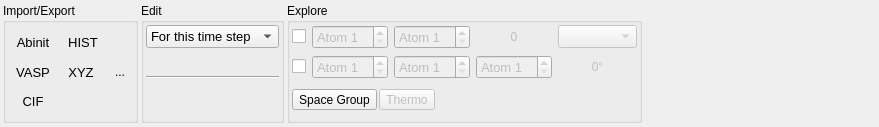
<?xml version="1.0" encoding="UTF-8"?>
<ui version="4.0">
 <class>Home</class>
 <widget class="QWidget" name="Home">
  <property name="geometry">
   <rect>
    <x>0</x>
    <y>0</y>
    <width>879</width>
    <height>127</height>
   </rect>
  </property>
  <property name="sizePolicy">
   <sizepolicy hsizetype="Expanding" vsizetype="Preferred">
    <horstretch>0</horstretch>
    <verstretch>0</verstretch>
   </sizepolicy>
  </property>
  <property name="maximumSize">
   <size>
    <width>16777215</width>
    <height>16777215</height>
   </size>
  </property>
  <property name="windowTitle">
   <string>Form</string>
  </property>
  <layout class="QHBoxLayout" name="horizontalLayout">
   <property name="spacing">
    <number>3</number>
   </property>
   <property name="leftMargin">
    <number>3</number>
   </property>
   <property name="topMargin">
    <number>3</number>
   </property>
   <property name="rightMargin">
    <number>3</number>
   </property>
   <property name="bottomMargin">
    <number>4</number>
   </property>
   <item>
    <widget class="QGroupBox" name="import_2">
     <property name="title">
      <string>Import/Export</string>
     </property>
     <layout class="QGridLayout" name="gridLayout">
      <property name="leftMargin">
       <number>2</number>
      </property>
      <property name="topMargin">
       <number>2</number>
      </property>
      <property name="rightMargin">
       <number>2</number>
      </property>
      <property name="bottomMargin">
       <number>2</number>
      </property>
      <property name="spacing">
       <number>2</number>
      </property>
      <item row="0" column="0">
       <widget class="QToolButton" name="saveAbinit">
        <property name="sizePolicy">
         <sizepolicy hsizetype="Preferred" vsizetype="Fixed">
          <horstretch>0</horstretch>
          <verstretch>0</verstretch>
         </sizepolicy>
        </property>
        <property name="font">
         <font>
          <pointsize>10</pointsize>
         </font>
        </property>
        <property name="toolTip">
         <string>Write abinit input file</string>
        </property>
        <property name="statusTip">
         <string>Write abinit input file</string>
        </property>
        <property name="whatsThis">
         <string>Write abinit input file</string>
        </property>
        <property name="text">
         <string>Abinit</string>
        </property>
        <property name="icon">
         <iconset>
          <normaloff>:/home/icons/save-abinit.svg</normaloff>:/home/icons/save-abinit.svg</iconset>
        </property>
        <property name="iconSize">
         <size>
          <width>17</width>
          <height>17</height>
         </size>
        </property>
        <property name="toolButtonStyle">
         <enum>Qt::ToolButtonTextBesideIcon</enum>
        </property>
        <property name="autoRaise">
         <bool>true</bool>
        </property>
       </widget>
      </item>
      <item row="0" column="1">
       <widget class="QToolButton" name="dumpHist">
        <property name="font">
         <font>
          <pointsize>10</pointsize>
         </font>
        </property>
        <property name="toolTip">
         <string>Export trajectory to _HIST format</string>
        </property>
        <property name="statusTip">
         <string>Export trajectory to _HIST format</string>
        </property>
        <property name="whatsThis">
         <string>Export trajectory to _HIST format</string>
        </property>
        <property name="text">
         <string>HIST</string>
        </property>
        <property name="icon">
         <iconset>
          <normaloff>:/home/icons/upload.svg</normaloff>:/home/icons/upload.svg</iconset>
        </property>
        <property name="iconSize">
         <size>
          <width>17</width>
          <height>17</height>
         </size>
        </property>
        <property name="toolButtonStyle">
         <enum>Qt::ToolButtonTextBesideIcon</enum>
        </property>
        <property name="autoRaise">
         <bool>true</bool>
        </property>
       </widget>
      </item>
      <item row="0" column="2">
       <widget class="QToolButton" name="load">
        <property name="toolTip">
         <string>Open a script file</string>
        </property>
        <property name="statusTip">
         <string>Open a script file</string>
        </property>
        <property name="whatsThis">
         <string>Open a script file</string>
        </property>
        <property name="icon">
         <iconset>
          <normaloff>:/home/icons/folder.svg</normaloff>:/home/icons/folder.svg</iconset>
        </property>
        <property name="iconSize">
         <size>
          <width>17</width>
          <height>17</height>
         </size>
        </property>
        <property name="autoRaise">
         <bool>true</bool>
        </property>
       </widget>
      </item>
      <item row="1" column="0">
       <widget class="QToolButton" name="savePoscar">
        <property name="sizePolicy">
         <sizepolicy hsizetype="Preferred" vsizetype="Fixed">
          <horstretch>0</horstretch>
          <verstretch>0</verstretch>
         </sizepolicy>
        </property>
        <property name="font">
         <font>
          <pointsize>10</pointsize>
         </font>
        </property>
        <property name="toolTip">
         <string>Write VASP POSCAR</string>
        </property>
        <property name="statusTip">
         <string>Write VASP POSCAR</string>
        </property>
        <property name="whatsThis">
         <string>Write VASP POSCAR</string>
        </property>
        <property name="text">
         <string>VASP</string>
        </property>
        <property name="icon">
         <iconset>
          <normaloff>:/home/icons/save-poscar.svg</normaloff>:/home/icons/save-poscar.svg</iconset>
        </property>
        <property name="iconSize">
         <size>
          <width>17</width>
          <height>17</height>
         </size>
        </property>
        <property name="toolButtonStyle">
         <enum>Qt::ToolButtonTextBesideIcon</enum>
        </property>
        <property name="autoRaise">
         <bool>true</bool>
        </property>
       </widget>
      </item>
      <item row="1" column="1">
       <widget class="QToolButton" name="dumpXyz">
        <property name="font">
         <font>
          <pointsize>10</pointsize>
         </font>
        </property>
        <property name="toolTip">
         <string>Export trajectory to XYZ format</string>
        </property>
        <property name="statusTip">
         <string>Export trajectory to XYZ format</string>
        </property>
        <property name="whatsThis">
         <string>Export trajectory to XYZ format</string>
        </property>
        <property name="text">
         <string>XYZ</string>
        </property>
        <property name="icon">
         <iconset>
          <normaloff>:/home/icons/upload.svg</normaloff>:/home/icons/upload.svg</iconset>
        </property>
        <property name="iconSize">
         <size>
          <width>17</width>
          <height>17</height>
         </size>
        </property>
        <property name="toolButtonStyle">
         <enum>Qt::ToolButtonTextBesideIcon</enum>
        </property>
        <property name="autoRaise">
         <bool>true</bool>
        </property>
       </widget>
      </item>
      <item row="2" column="0">
       <widget class="QToolButton" name="saveCif">
        <property name="sizePolicy">
         <sizepolicy hsizetype="Preferred" vsizetype="Fixed">
          <horstretch>0</horstretch>
          <verstretch>0</verstretch>
         </sizepolicy>
        </property>
        <property name="font">
         <font>
          <pointsize>10</pointsize>
         </font>
        </property>
        <property name="toolTip">
         <string>Write CIF file</string>
        </property>
        <property name="statusTip">
         <string>Write CIF file</string>
        </property>
        <property name="whatsThis">
         <string>Write CIF file</string>
        </property>
        <property name="text">
         <string>CIF</string>
        </property>
        <property name="icon">
         <iconset>
          <normaloff>:/home/icons/save.svg</normaloff>:/home/icons/save.svg</iconset>
        </property>
        <property name="iconSize">
         <size>
          <width>17</width>
          <height>17</height>
         </size>
        </property>
        <property name="toolButtonStyle">
         <enum>Qt::ToolButtonTextBesideIcon</enum>
        </property>
        <property name="autoRaise">
         <bool>true</bool>
        </property>
       </widget>
      </item>
      <item row="1" column="2">
       <widget class="QToolButton" name="update">
        <property name="toolTip">
         <string>Reload the current file</string>
        </property>
        <property name="statusTip">
         <string>Reload the current file</string>
        </property>
        <property name="whatsThis">
         <string>Reload the current file</string>
        </property>
        <property name="text">
         <string>...</string>
        </property>
        <property name="icon">
         <iconset>
          <normaloff>:/home/icons/refresh-cw.svg</normaloff>:/home/icons/refresh-cw.svg</iconset>
        </property>
        <property name="iconSize">
         <size>
          <width>17</width>
          <height>17</height>
         </size>
        </property>
        <property name="autoRaise">
         <bool>true</bool>
        </property>
       </widget>
      </item>
     </layout>
    </widget>
   </item>
   <item>
    <widget class="QGroupBox" name="edit">
     <property name="enabled">
      <bool>true</bool>
     </property>
     <property name="sizePolicy">
      <sizepolicy hsizetype="Fixed" vsizetype="Preferred">
       <horstretch>0</horstretch>
       <verstretch>0</verstretch>
      </sizepolicy>
     </property>
     <property name="title">
      <string>Edit</string>
     </property>
     <layout class="QVBoxLayout" name="verticalLayout_2">
      <property name="spacing">
       <number>2</number>
      </property>
      <property name="leftMargin">
       <number>2</number>
      </property>
      <property name="topMargin">
       <number>2</number>
      </property>
      <property name="rightMargin">
       <number>2</number>
      </property>
      <property name="bottomMargin">
       <number>2</number>
      </property>
      <item>
       <widget class="QWidget" name="widget_4" native="true">
        <layout class="QVBoxLayout" name="verticalLayout_3">
         <property name="spacing">
          <number>2</number>
         </property>
         <property name="leftMargin">
          <number>0</number>
         </property>
         <property name="topMargin">
          <number>0</number>
         </property>
         <property name="rightMargin">
          <number>0</number>
         </property>
         <property name="bottomMargin">
          <number>0</number>
         </property>
         <item>
          <widget class="QComboBox" name="choiceWhat">
           <property name="sizePolicy">
            <sizepolicy hsizetype="Minimum" vsizetype="Fixed">
             <horstretch>0</horstretch>
             <verstretch>0</verstretch>
            </sizepolicy>
           </property>
           <property name="font">
            <font>
             <pointsize>10</pointsize>
            </font>
           </property>
           <property name="frame">
            <bool>true</bool>
           </property>
           <item>
            <property name="text">
             <string>For this time step</string>
            </property>
           </item>
           <item>
            <property name="text">
             <string>For all</string>
            </property>
           </item>
          </widget>
         </item>
         <item>
          <widget class="QWidget" name="widget_5" native="true">
           <property name="sizePolicy">
            <sizepolicy hsizetype="Minimum" vsizetype="Preferred">
             <horstretch>0</horstretch>
             <verstretch>0</verstretch>
            </sizepolicy>
           </property>
           <layout class="QHBoxLayout" name="horizontalLayout_2">
            <property name="spacing">
             <number>2</number>
            </property>
            <property name="leftMargin">
             <number>0</number>
            </property>
            <property name="topMargin">
             <number>0</number>
            </property>
            <property name="rightMargin">
             <number>0</number>
            </property>
            <property name="bottomMargin">
             <number>0</number>
            </property>
            <item>
             <widget class="QToolButton" name="periodic">
              <property name="font">
               <font>
                <pointsize>10</pointsize>
               </font>
              </property>
              <property name="toolTip">
               <string>Set atoms inside the cell</string>
              </property>
              <property name="statusTip">
               <string>Set atoms inside the cell</string>
              </property>
              <property name="whatsThis">
               <string>Set atoms inside the cell</string>
              </property>
              <property name="text">
               <string/>
              </property>
              <property name="icon">
               <iconset>
                <normaloff>:/home/icons/periodic.svg</normaloff>:/home/icons/periodic.svg</iconset>
              </property>
              <property name="iconSize">
               <size>
                <width>17</width>
                <height>17</height>
               </size>
              </property>
              <property name="autoRaise">
               <bool>true</bool>
              </property>
             </widget>
            </item>
            <item>
             <widget class="QToolButton" name="deperiodic">
              <property name="toolTip">
               <string>Set continuous trajectory</string>
              </property>
              <property name="statusTip">
               <string>Set continuous trajectory</string>
              </property>
              <property name="whatsThis">
               <string>Set continuous trajectory</string>
              </property>
              <property name="text">
               <string/>
              </property>
              <property name="icon">
               <iconset>
                <normaloff>:/home/icons/noperiodic.svg</normaloff>:/home/icons/noperiodic.svg</iconset>
              </property>
              <property name="iconSize">
               <size>
                <width>17</width>
                <height>17</height>
               </size>
              </property>
              <property name="autoRaise">
               <bool>true</bool>
              </property>
             </widget>
            </item>
            <item>
             <widget class="QToolButton" name="shift">
              <property name="font">
               <font>
                <pointsize>10</pointsize>
               </font>
              </property>
              <property name="toolTip">
               <string>Shift origin</string>
              </property>
              <property name="statusTip">
               <string>Shift origin</string>
              </property>
              <property name="whatsThis">
               <string>Shift origin</string>
              </property>
              <property name="text">
               <string/>
              </property>
              <property name="icon">
               <iconset>
                <normaloff>:/home/icons/shift.svg</normaloff>:/home/icons/shift.svg</iconset>
              </property>
              <property name="iconSize">
               <size>
                <width>17</width>
                <height>17</height>
               </size>
              </property>
              <property name="autoRaise">
               <bool>true</bool>
              </property>
             </widget>
            </item>
            <item>
             <spacer name="horizontalSpacer_4">
              <property name="orientation">
               <enum>Qt::Horizontal</enum>
              </property>
              <property name="sizeHint" stdset="0">
               <size>
                <width>0</width>
                <height>20</height>
               </size>
              </property>
             </spacer>
            </item>
           </layout>
          </widget>
         </item>
        </layout>
       </widget>
      </item>
      <item>
       <widget class="Line" name="line">
        <property name="orientation">
         <enum>Qt::Horizontal</enum>
        </property>
       </widget>
      </item>
      <item>
       <widget class="QWidget" name="widget_2" native="true">
        <layout class="QGridLayout" name="gridLayout_3">
         <property name="leftMargin">
          <number>0</number>
         </property>
         <property name="topMargin">
          <number>0</number>
         </property>
         <property name="rightMargin">
          <number>0</number>
         </property>
         <property name="bottomMargin">
          <number>0</number>
         </property>
         <property name="spacing">
          <number>2</number>
         </property>
         <item row="1" column="3">
          <widget class="QToolButton" name="typat">
           <property name="font">
            <font>
             <pointsize>10</pointsize>
            </font>
           </property>
           <property name="toolTip">
            <string>Change atom type</string>
           </property>
           <property name="statusTip">
            <string>Change atom type</string>
           </property>
           <property name="whatsThis">
            <string>Change atom type</string>
           </property>
           <property name="text">
            <string/>
           </property>
           <property name="icon">
            <iconset>
             <normaloff>:/home/icons/typat.svg</normaloff>:/home/icons/typat.svg</iconset>
           </property>
           <property name="iconSize">
            <size>
             <width>17</width>
             <height>17</height>
            </size>
           </property>
           <property name="autoRaise">
            <bool>true</bool>
           </property>
          </widget>
         </item>
         <item row="1" column="0">
          <widget class="QToolButton" name="supercell">
           <property name="enabled">
            <bool>true</bool>
           </property>
           <property name="font">
            <font>
             <pointsize>10</pointsize>
            </font>
           </property>
           <property name="toolTip">
            <string>Make supercell</string>
           </property>
           <property name="statusTip">
            <string>Make supercell</string>
           </property>
           <property name="whatsThis">
            <string>Make supercell</string>
           </property>
           <property name="text">
            <string/>
           </property>
           <property name="icon">
            <iconset>
             <normaloff>:/home/icons/supercell.svg</normaloff>:/home/icons/supercell.svg</iconset>
           </property>
           <property name="iconSize">
            <size>
             <width>17</width>
             <height>17</height>
            </size>
           </property>
           <property name="autoRaise">
            <bool>true</bool>
           </property>
          </widget>
         </item>
         <item row="1" column="2">
          <widget class="QToolButton" name="centoid">
           <property name="enabled">
            <bool>true</bool>
           </property>
           <property name="font">
            <font>
             <pointsize>10</pointsize>
            </font>
           </property>
           <property name="toolTip">
            <string>Centroid</string>
           </property>
           <property name="statusTip">
            <string>Compute centroid</string>
           </property>
           <property name="whatsThis">
            <string>Compute centroid</string>
           </property>
           <property name="text">
            <string/>
           </property>
           <property name="icon">
            <iconset>
             <normaloff>:/home/icons/centroid.svg</normaloff>:/home/icons/centroid.svg</iconset>
           </property>
           <property name="iconSize">
            <size>
             <width>17</width>
             <height>17</height>
            </size>
           </property>
           <property name="autoRaise">
            <bool>true</bool>
           </property>
          </widget>
         </item>
         <item row="1" column="4">
          <widget class="QToolButton" name="move">
           <property name="font">
            <font>
             <pointsize>10</pointsize>
            </font>
           </property>
           <property name="toolTip">
            <string>Move atom</string>
           </property>
           <property name="statusTip">
            <string>Move atom</string>
           </property>
           <property name="whatsThis">
            <string>Move atom</string>
           </property>
           <property name="text">
            <string/>
           </property>
           <property name="icon">
            <iconset>
             <normaloff>:/home/icons/move.svg</normaloff>:/home/icons/move.svg</iconset>
           </property>
           <property name="iconSize">
            <size>
             <width>17</width>
             <height>17</height>
            </size>
           </property>
           <property name="autoRaise">
            <bool>true</bool>
           </property>
          </widget>
         </item>
         <item row="1" column="1">
          <widget class="QToolButton" name="average">
           <property name="enabled">
            <bool>true</bool>
           </property>
           <property name="font">
            <font>
             <pointsize>10</pointsize>
            </font>
           </property>
           <property name="toolTip">
            <string>Average structure</string>
           </property>
           <property name="statusTip">
            <string>Average structure</string>
           </property>
           <property name="whatsThis">
            <string>Average structure</string>
           </property>
           <property name="text">
            <string/>
           </property>
           <property name="icon">
            <iconset>
             <normaloff>:/home/icons/average.svg</normaloff>:/home/icons/average.svg</iconset>
           </property>
           <property name="iconSize">
            <size>
             <width>17</width>
             <height>17</height>
            </size>
           </property>
           <property name="autoRaise">
            <bool>true</bool>
           </property>
          </widget>
         </item>
        </layout>
       </widget>
      </item>
     </layout>
    </widget>
   </item>
   <item>
    <widget class="QGroupBox" name="explore">
     <property name="enabled">
      <bool>true</bool>
     </property>
     <property name="sizePolicy">
      <sizepolicy hsizetype="Fixed" vsizetype="Preferred">
       <horstretch>0</horstretch>
       <verstretch>0</verstretch>
      </sizepolicy>
     </property>
     <property name="title">
      <string>Explore</string>
     </property>
     <layout class="QVBoxLayout" name="verticalLayout">
      <property name="spacing">
       <number>2</number>
      </property>
      <property name="leftMargin">
       <number>2</number>
      </property>
      <property name="topMargin">
       <number>2</number>
      </property>
      <property name="rightMargin">
       <number>2</number>
      </property>
      <property name="bottomMargin">
       <number>2</number>
      </property>
      <item>
       <widget class="QWidget" name="widget" native="true">
        <property name="sizePolicy">
         <sizepolicy hsizetype="Preferred" vsizetype="Preferred">
          <horstretch>0</horstretch>
          <verstretch>0</verstretch>
         </sizepolicy>
        </property>
        <layout class="QGridLayout" name="gridLayout_2">
         <property name="leftMargin">
          <number>0</number>
         </property>
         <property name="topMargin">
          <number>0</number>
         </property>
         <property name="rightMargin">
          <number>0</number>
         </property>
         <property name="bottomMargin">
          <number>0</number>
         </property>
         <item row="0" column="4">
          <widget class="DistanceUnitCombo" name="distanceUnit">
           <property name="enabled">
            <bool>false</bool>
           </property>
           <property name="sizePolicy">
            <sizepolicy hsizetype="Fixed" vsizetype="Fixed">
             <horstretch>0</horstretch>
             <verstretch>0</verstretch>
            </sizepolicy>
           </property>
           <property name="font">
            <font>
             <pointsize>10</pointsize>
            </font>
           </property>
           <property name="toolTip">
            <string>Unit for this distance</string>
           </property>
           <property name="statusTip">
            <string>Unit for this distance</string>
           </property>
           <property name="whatsThis">
            <string>Unit for this distance</string>
           </property>
           <property name="sizeAdjustPolicy">
            <enum>QComboBox::AdjustToContentsOnFirstShow</enum>
           </property>
          </widget>
         </item>
         <item row="0" column="2">
          <widget class="QSpinBox" name="distanceAtom2">
           <property name="enabled">
            <bool>false</bool>
           </property>
           <property name="sizePolicy">
            <sizepolicy hsizetype="Fixed" vsizetype="Fixed">
             <horstretch>0</horstretch>
             <verstretch>0</verstretch>
            </sizepolicy>
           </property>
           <property name="font">
            <font>
             <pointsize>10</pointsize>
            </font>
           </property>
           <property name="toolTip">
            <string>Atom 2</string>
           </property>
           <property name="statusTip">
            <string>Atom 2</string>
           </property>
           <property name="whatsThis">
            <string>Atom 2</string>
           </property>
           <property name="prefix">
            <string>Atom </string>
           </property>
           <property name="minimum">
            <number>1</number>
           </property>
          </widget>
         </item>
         <item row="0" column="3">
          <widget class="QLabel" name="distanceResult">
           <property name="enabled">
            <bool>false</bool>
           </property>
           <property name="sizePolicy">
            <sizepolicy hsizetype="Preferred" vsizetype="Preferred">
             <horstretch>0</horstretch>
             <verstretch>0</verstretch>
            </sizepolicy>
           </property>
           <property name="minimumSize">
            <size>
             <width>0</width>
             <height>0</height>
            </size>
           </property>
           <property name="text">
            <string>0</string>
           </property>
           <property name="alignment">
            <set>Qt::AlignCenter</set>
           </property>
          </widget>
         </item>
         <item row="0" column="1">
          <widget class="QSpinBox" name="distanceAtom1">
           <property name="enabled">
            <bool>false</bool>
           </property>
           <property name="sizePolicy">
            <sizepolicy hsizetype="Fixed" vsizetype="Fixed">
             <horstretch>0</horstretch>
             <verstretch>0</verstretch>
            </sizepolicy>
           </property>
           <property name="font">
            <font>
             <pointsize>10</pointsize>
            </font>
           </property>
           <property name="toolTip">
            <string>Atom 1</string>
           </property>
           <property name="statusTip">
            <string>Atom 1</string>
           </property>
           <property name="whatsThis">
            <string>Atom 1</string>
           </property>
           <property name="prefix">
            <string>Atom </string>
           </property>
           <property name="minimum">
            <number>1</number>
           </property>
          </widget>
         </item>
         <item row="0" column="0">
          <widget class="QCheckBox" name="distanceCheckBox">
           <property name="enabled">
            <bool>true</bool>
           </property>
           <property name="sizePolicy">
            <sizepolicy hsizetype="Fixed" vsizetype="Fixed">
             <horstretch>0</horstretch>
             <verstretch>0</verstretch>
            </sizepolicy>
           </property>
           <property name="minimumSize">
            <size>
             <width>0</width>
             <height>0</height>
            </size>
           </property>
           <property name="font">
            <font>
             <pointsize>10</pointsize>
            </font>
           </property>
           <property name="toolTip">
            <string>Distance measurement</string>
           </property>
           <property name="statusTip">
            <string>Distance between 2 atoms</string>
           </property>
           <property name="whatsThis">
            <string>Distance measurement</string>
           </property>
           <property name="text">
            <string/>
           </property>
           <property name="icon">
            <iconset>
             <normaloff>:/home/icons/rule.svg</normaloff>:/home/icons/rule.svg</iconset>
           </property>
           <property name="iconSize">
            <size>
             <width>17</width>
             <height>17</height>
            </size>
           </property>
          </widget>
         </item>
         <item row="1" column="0">
          <widget class="QCheckBox" name="angleCheckBox">
           <property name="enabled">
            <bool>true</bool>
           </property>
           <property name="sizePolicy">
            <sizepolicy hsizetype="Fixed" vsizetype="Fixed">
             <horstretch>0</horstretch>
             <verstretch>0</verstretch>
            </sizepolicy>
           </property>
           <property name="font">
            <font>
             <pointsize>10</pointsize>
            </font>
           </property>
           <property name="toolTip">
            <string>Angle measurement</string>
           </property>
           <property name="statusTip">
            <string>Angle between 3 atoms</string>
           </property>
           <property name="whatsThis">
            <string>Angle measurement</string>
           </property>
           <property name="text">
            <string/>
           </property>
           <property name="icon">
            <iconset>
             <normaloff>:/home/icons/angle.svg</normaloff>:/home/icons/angle.svg</iconset>
           </property>
          </widget>
         </item>
         <item row="1" column="1">
          <widget class="QSpinBox" name="angleAtom1">
           <property name="enabled">
            <bool>false</bool>
           </property>
           <property name="sizePolicy">
            <sizepolicy hsizetype="Fixed" vsizetype="Fixed">
             <horstretch>0</horstretch>
             <verstretch>0</verstretch>
            </sizepolicy>
           </property>
           <property name="font">
            <font>
             <pointsize>10</pointsize>
            </font>
           </property>
           <property name="toolTip">
            <string>Atom 1</string>
           </property>
           <property name="statusTip">
            <string>Atom 1</string>
           </property>
           <property name="whatsThis">
            <string>Atom 1</string>
           </property>
           <property name="prefix">
            <string>Atom </string>
           </property>
           <property name="minimum">
            <number>1</number>
           </property>
          </widget>
         </item>
         <item row="1" column="2">
          <widget class="QSpinBox" name="angleAtom2">
           <property name="enabled">
            <bool>false</bool>
           </property>
           <property name="sizePolicy">
            <sizepolicy hsizetype="Fixed" vsizetype="Fixed">
             <horstretch>0</horstretch>
             <verstretch>0</verstretch>
            </sizepolicy>
           </property>
           <property name="font">
            <font>
             <pointsize>10</pointsize>
            </font>
           </property>
           <property name="toolTip">
            <string>Atom 2</string>
           </property>
           <property name="statusTip">
            <string>Atom 2</string>
           </property>
           <property name="whatsThis">
            <string>Atom 2</string>
           </property>
           <property name="prefix">
            <string>Atom </string>
           </property>
           <property name="minimum">
            <number>1</number>
           </property>
          </widget>
         </item>
         <item row="1" column="3">
          <widget class="QSpinBox" name="angleAtom3">
           <property name="enabled">
            <bool>false</bool>
           </property>
           <property name="sizePolicy">
            <sizepolicy hsizetype="Fixed" vsizetype="Fixed">
             <horstretch>0</horstretch>
             <verstretch>0</verstretch>
            </sizepolicy>
           </property>
           <property name="font">
            <font>
             <pointsize>10</pointsize>
            </font>
           </property>
           <property name="toolTip">
            <string>Atom 3</string>
           </property>
           <property name="statusTip">
            <string>Atom 3</string>
           </property>
           <property name="whatsThis">
            <string>Atom 3</string>
           </property>
           <property name="prefix">
            <string>Atom </string>
           </property>
           <property name="minimum">
            <number>1</number>
           </property>
          </widget>
         </item>
         <item row="1" column="4">
          <widget class="QLabel" name="angleResult">
           <property name="enabled">
            <bool>false</bool>
           </property>
           <property name="sizePolicy">
            <sizepolicy hsizetype="Preferred" vsizetype="Preferred">
             <horstretch>0</horstretch>
             <verstretch>0</verstretch>
            </sizepolicy>
           </property>
           <property name="minimumSize">
            <size>
             <width>0</width>
             <height>0</height>
            </size>
           </property>
           <property name="text">
            <string>0°</string>
           </property>
           <property name="alignment">
            <set>Qt::AlignCenter</set>
           </property>
          </widget>
         </item>
        </layout>
       </widget>
      </item>
      <item>
       <widget class="QWidget" name="widget_3" native="true">
        <layout class="QHBoxLayout" name="horizontalLayout_4">
         <property name="spacing">
          <number>2</number>
         </property>
         <property name="leftMargin">
          <number>0</number>
         </property>
         <property name="topMargin">
          <number>0</number>
         </property>
         <property name="rightMargin">
          <number>0</number>
         </property>
         <property name="bottomMargin">
          <number>0</number>
         </property>
         <item>
          <widget class="QToolButton" name="spg">
           <property name="enabled">
            <bool>true</bool>
           </property>
           <property name="toolTip">
            <string>Space group of current time</string>
           </property>
           <property name="statusTip">
            <string>Space group of current time</string>
           </property>
           <property name="whatsThis">
            <string>Space group of current time</string>
           </property>
           <property name="text">
            <string>Space Group</string>
           </property>
          </widget>
         </item>
         <item>
          <widget class="QToolButton" name="thermo">
           <property name="enabled">
            <bool>false</bool>
           </property>
           <property name="text">
            <string>Thermo</string>
           </property>
          </widget>
         </item>
         <item>
          <spacer name="horizontalSpacer_2">
           <property name="orientation">
            <enum>Qt::Horizontal</enum>
           </property>
           <property name="sizeHint" stdset="0">
            <size>
             <width>40</width>
             <height>20</height>
            </size>
           </property>
          </spacer>
         </item>
        </layout>
       </widget>
      </item>
     </layout>
    </widget>
   </item>
   <item>
    <spacer name="horizontalSpacer">
     <property name="orientation">
      <enum>Qt::Horizontal</enum>
     </property>
     <property name="sizeHint" stdset="0">
      <size>
       <width>387</width>
       <height>20</height>
      </size>
     </property>
    </spacer>
   </item>
  </layout>
 </widget>
 <customwidgets>
  <customwidget>
   <class>DistanceUnitCombo</class>
   <extends>QComboBox</extends>
   <header>tools/distanceunitcombo.h</header>
  </customwidget>
 </customwidgets>
 <resources/>
 <connections/>
</ui>
